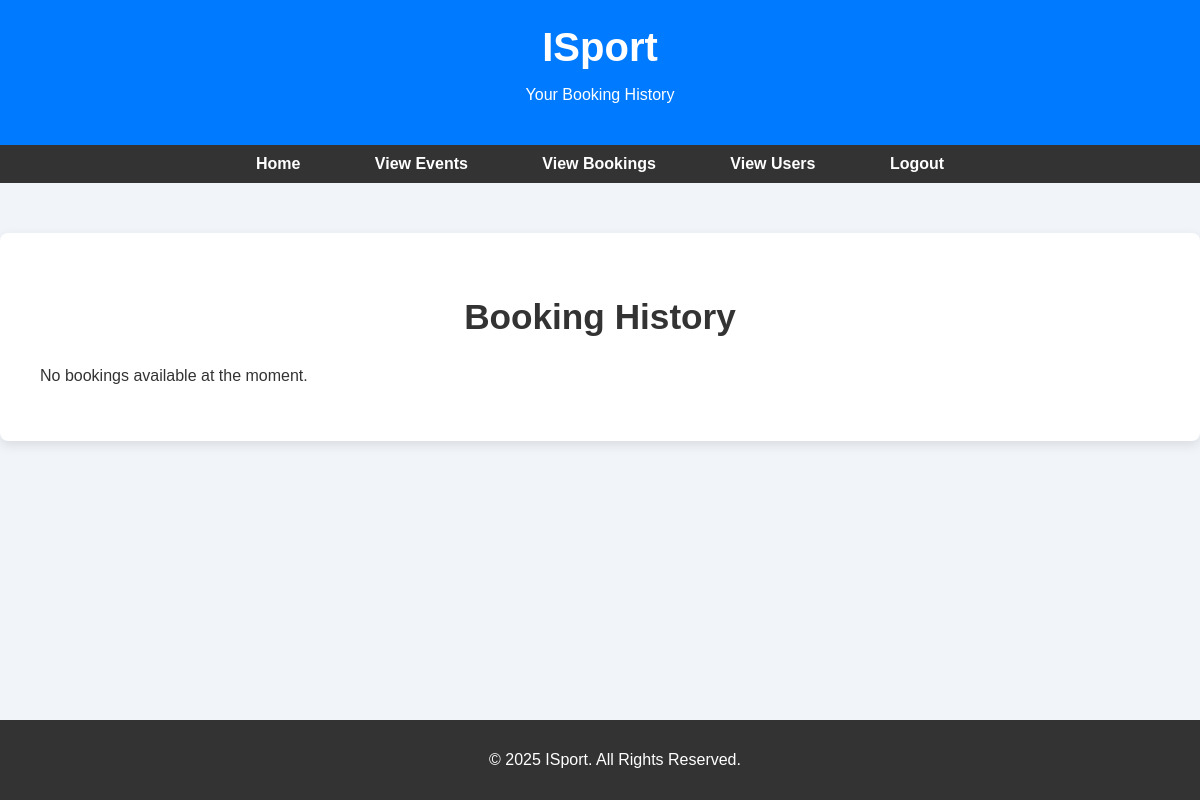
Page /adminbookings/ on the earlier database version.
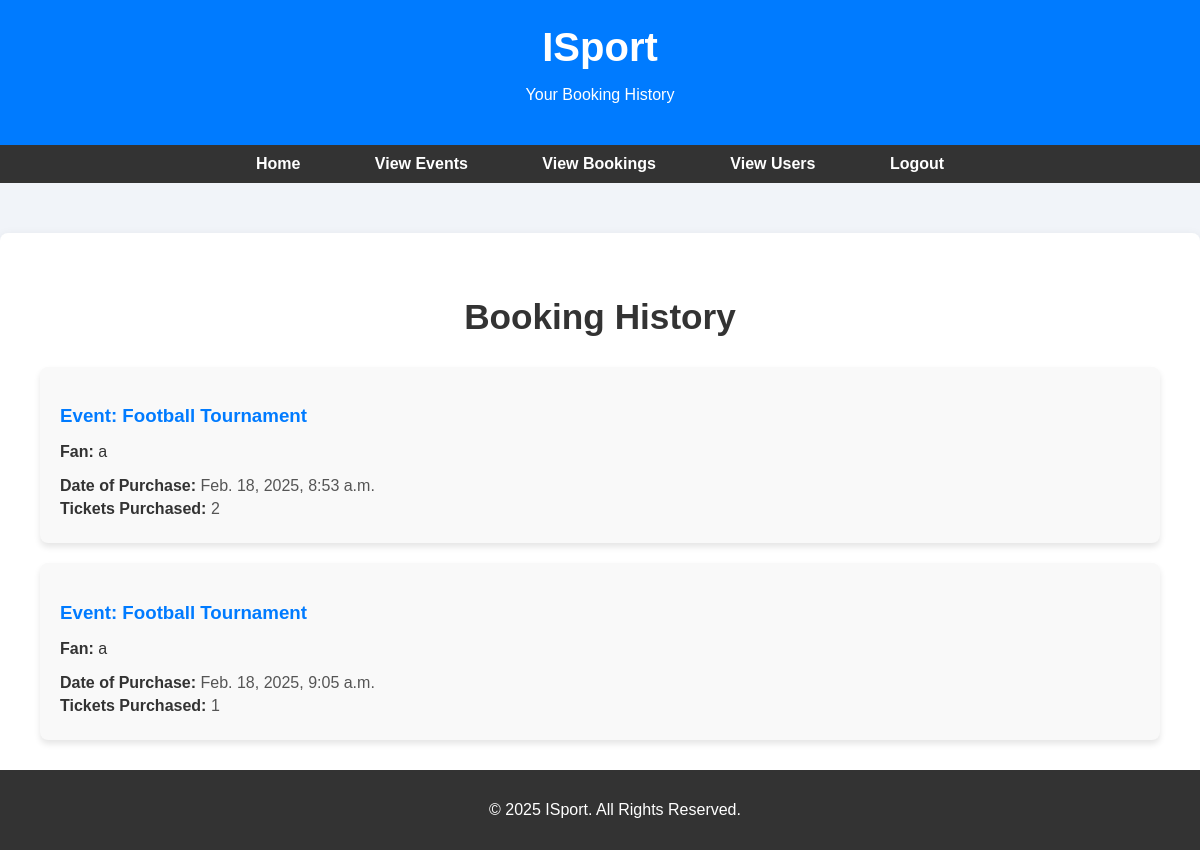
Same page on the later database version.
### app/models.py (models this page shows, shortened)
class TicketPurchase(models.Model):
    fan = models.ForeignKey(FanRegister, on_delete=models.CASCADE)
    event = models.ForeignKey(EventTickets, on_delete=models.CASCADE)
    purchase_date = models.DateTimeField(auto_now_add=True)
    number_of_tickets = models.PositiveIntegerField()
    amount = models.DecimalField(max_digits=10, decimal_places=2, default=0.00)
    razorpay_order_id = models.CharField(max_length=255, blank=True, null=True)
    payment_status = models.CharField(max_length=20, choices=[("Pending", "Pending"), ("Paid", "Paid")], default="Pending")

class EventTickets(models.Model):
    publisher = models.ForeignKey(PublisherRegister, on_delete=models.CASCADE, related_name='events')  # Linking event to a publisher
    title = models.CharField(max_length=255)
    description = models.TextField()
    date = models.DateField()
    location = models.CharField(max_length=255)
    price = models.DecimalField(max_digits=10, decimal_places=2)
    def __str__(self):
        return self.title

class FanRegister(models.Model):
    email = models.EmailField(unique=True)
    name = models.TextField()
    phone = models.IntegerField()
    password = models.TextField()
    location= models.TextField()
    confirm_password=models.TextField()
    favoriteevent=models.TextField()
    favoriteteam=models.TextField()
    def __str__(self):
        return self.name

### app/views.py (the view)
# urls.py: path('adminbookings/', views.adminbookings, name='adminbookings'),
def adminbookings(request):
    events = TicketPurchase.objects.all()
    return render(request,'admin/bookings.html',{'events':events})

### templates/admin/bookings.html (shortened to what this page needs)
<!DOCTYPE html>
<html lang="en">
<head>
</head>
<body>
    <header>
        <h1>ISport</h1>
        <p>Your Booking History</p>
    </header>
    <nav>
        <ul>
            <li><a href="../adminhome">Home</a></li>
            <li><a href="../adminview_events">View Events</a></li>
            <li><a href="../adminbookings">View Bookings</a></li>
            <li><a href="../viewusers">View Users</a></li>
            <li><a href="../logout">Logout</a></li>
        </ul>
    </nav>
    <div class="events-container">
        <h1>Booking History</h1>
        {% for event in events %}
        <div class="event-item">
            <h3>Event: {{ event.event }}</h3>
            <p><strong>Fan:</strong> {{ event.fan }}</p>
            <div class="event-details">
                <p><strong>Date of Purchase:</strong> {{ event.purchase_date }}</p>
                <p><strong>Tickets Purchased:</strong> {{ event.number_of_tickets }}</p>
            </div>
        </div>
        {% empty %}
        <p>No bookings available at the moment.</p>
        {% endfor %}
    </div>
    <footer>
        <p>&copy; 2025 ISport. All Rights Reserved.</p>
    </footer>
</body>
</html>

Differences in the rows shown:
added TicketPurchase: event "Football Tournament", fan "a", purchase_date "Feb. 18, 2025, 8:53 a.m.", number_of_tickets "2"
added TicketPurchase: event "Football Tournament", fan "a", purchase_date "Feb. 18, 2025, 9:05 a.m.", number_of_tickets "1"
Other differences:
text no longer shown: "No bookings available at the moment."
